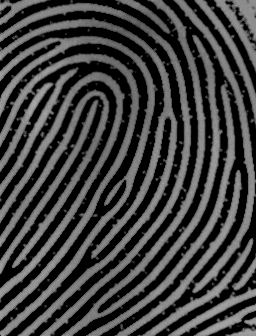
#> input picture FingerPrintMinutiae/Image/AFP.bmp, 256 x 336 px, found by its file name
$ python FPM.py   (older library calls are emulated)
#> lines starting #> are read from the running program, lines starting #| are printed output that depends on the picture; after the words box and inside, x2 and y2 are one past the last pixel; in counts of white or black regions, pixels touching at a corner belong together
### FingerPrintMinutiae/py/Minutiae_Cikarici.py
import cv2
import numpy as np
import skimage.morphology
from skimage.morphology import convex_hull_image, erosion
from skimage.morphology import square
import math

class MinutiaeFeature(object):
    def __init__(self, locX, locY, Orientation, Type):
        self.locX = locX;
        self.locY = locY;
        self.Orientation = Orientation;
        self.Type = Type;

class FingerprintFeatureExtractor(object):
    def __init__(self):
        self._mask = []
        self._skel = []
        self.minutiaeTerm = []
        self.minutiaeBif = []

    def __skeletonize(self, img):
        img = np.uint8(img > 128)
        self._skel = skimage.morphology.skeletonize(img)
        self._skel = np.uint8(self._skel) * 255
        self._mask = img * 255

    def __computeAngle(self, block, minutiaeType):
        angle = []
        (blkRows, blkCols) = np.shape(block);
        CenterX, CenterY = (blkRows - 1) / 2, (blkCols - 1) / 2
        if (minutiaeType.lower() == 'termination'):
            sumVal = 0;
            for i in range(blkRows):
                for j in range(blkCols):
                    if ((i == 0 or i == blkRows - 1 or j == 0 or j == blkCols - 1) and block[i][j] != 0):
                        angle.append(-math.degrees(math.atan2(i - CenterY, j - CenterX)))
                        sumVal += 1
                        if (sumVal > 1):
                            angle.append(float('nan'))
            return (angle)

        elif (minutiaeType.lower() == 'bifurcation'):
            (blkRows, blkCols) = np.shape(block);
            CenterX, CenterY = (blkRows - 1) / 2, (blkCols - 1) / 2
            angle = []
            sumVal = 0;
            for i in range(blkRows):
                for j in range(blkCols):
                    if ((i == 0 or i == blkRows - 1 or j == 0 or j == blkCols - 1) and block[i][j] != 0):
                        angle.append(-math.degrees(math.atan2(i - CenterY, j - CenterX)))
                        sumVal += 1
            if (sumVal != 3):
                angle.append(float('nan'))
            return (angle)

    def __getTerminationBifurcation(self):
        self._skel = self._skel == 255;
        (rows, cols) = self._skel.shape;
        self.minutiaeTerm = np.zeros(self._skel.shape);
        self.minutiaeBif = np.zeros(self._skel.shape);

        for i in range(1, rows - 1):
            for j in range(1, cols - 1):
                if (self._skel[i][j] == 1):
                    block = self._skel[i - 1:i + 2, j - 1:j + 2];
                    block_val = np.sum(block);
                    if (block_val == 2):
                        self.minutiaeTerm[i, j] = 1;
                    elif (block_val == 4):
                        self.minutiaeBif[i, j] = 1;

        self._mask = convex_hull_image(self._mask > 0)
        self._mask = erosion(self._mask, square(5))  # Structuing element for mask erosion = square(5)
        self.minutiaeTerm = np.uint8(self._mask) * self.minutiaeTerm

    def __removeSpuriousMinutiae(self, minutiaeList, img, thresh):
        img = img * 0;
        SpuriousMin = [];
        numPoints = len(minutiaeList);
        D = np.zeros((numPoints, numPoints))
        for i in range(1,numPoints):
            for j in range(0, i):
                (X1,Y1) = minutiaeList[i]['centroid']
                (X2,Y2) = minutiaeList[j]['centroid']

                dist = np.sqrt((X2-X1)**2 + (Y2-Y1)**2);
                D[i][j] = dist
                if(dist < thresh):
                    SpuriousMin.append(i)
                    SpuriousMin.append(j)

        SpuriousMin = np.unique(SpuriousMin)
        for i in range(0,numPoints):
            if(not i in SpuriousMin):
                (X,Y) = np.int16(minutiaeList[i]['centroid']);
                img[X,Y] = 1;

        img = np.uint8(img);
        return(img)

    def __cleanMinutiae(self, img):
        self.minutiaeTerm = skimage.measure.label(self.minutiaeTerm, connectivity=2);
        RP = skimage.measure.regionprops(self.minutiaeTerm)
        self.minutiaeTerm = self.__removeSpuriousMinutiae(RP, np.uint8(img), 10);

    def __performFeatureExtraction(self):
        FeaturesTerm = []
        self.minutiaeTerm = skimage.measure.label(self.minutiaeTerm, connectivity=2);
        RP = skimage.measure.regionprops(np.uint8(self.minutiaeTerm))

        WindowSize = 2  # --> For Termination, the block size must can be 3x3, or 5x5. Hence the window selected is 1 or 2
        FeaturesTerm = []
        for num, i in enumerate(RP):
            (row, col) = np.int16(np.round(i['Centroid']))
            block = self._skel[row - WindowSize:row + WindowSize + 1, col - WindowSize:col + WindowSize + 1]
            angle = self.__computeAngle(block, 'Termination')
            if(len(angle) == 1):
                FeaturesTerm.append(MinutiaeFeature(row, col, angle, 'Termination'))

        FeaturesBif = []
        self.minutiaeBif = skimage.measure.label(self.minutiaeBif, connectivity=2);
        RP = skimage.measure.regionprops(np.uint8(self.minutiaeBif))
        WindowSize = 1  # --> For Bifurcation, the block size must be 3x3. Hence the window selected is 1
        for i in RP:
            (row, col) = np.int16(np.round(i['Centroid']))
            block = self._skel[row - WindowSize:row + WindowSize + 1, col - WindowSize:col + WindowSize + 1]
            angle = self.__computeAngle(block, 'Bifurcation')
            if(len(angle) == 3):
                FeaturesBif.append(MinutiaeFeature(row, col, angle, 'Bifurcation'))
        return (FeaturesTerm, FeaturesBif)

    def extractMinutiaeFeatures(self, img):
        self.__skeletonize(img)

        self.__getTerminationBifurcation()

        self.__cleanMinutiae(img)

        FeaturesTerm, FeaturesBif = self.__performFeatureExtraction()
        return(FeaturesTerm, FeaturesBif)

    def showResults(self):
        BifLabel = skimage.measure.label(self.minutiaeBif, connectivity=2);
        TermLabel = skimage.measure.label(self.minutiaeTerm, connectivity=2);

        minutiaeBif = TermLabel * 0;
        minutiaeTerm = BifLabel * 0;

        (rows, cols) = self._skel.shape
        DispImg = np.zeros((rows, cols, 3), np.uint8)
        DispImg[:, :, 0] = 255*self._skel;
        DispImg[:, :, 1] = 255*self._skel;
        DispImg[:, :, 2] = 255*self._skel;

        RP = skimage.measure.regionprops(BifLabel)
        for idx, i in enumerate(RP):
            (row, col) = np.int16(np.round(i['Centroid']))
            minutiaeBif[row, col] = 1;
            (rr, cc) = skimage.draw.circle_perimeter(row, col, 3);
            skimage.draw.set_color(DispImg, (rr, cc), (255, 0, 0));

        RP = skimage.measure.regionprops(TermLabel)
        for idx, i in enumerate(RP):
            (row, col) = np.int16(np.round(i['Centroid']))
            minutiaeTerm[row, col] = 1;
            (rr, cc) = skimage.draw.circle_perimeter(row, col, 3);
            skimage.draw.set_color(DispImg, (rr, cc), (0, 0, 255));

        cv2.imshow('Minutiae', DispImg);
        cv2.imwrite("Minutiae.png",DispImg)
        cv2.waitKey(0)


def extract_minutiae_features(img, showResult=False):
    feature_extractor = FingerprintFeatureExtractor()
    FeaturesTerm, FeaturesBif = feature_extractor.extractMinutiaeFeatures(img)

    if(showResult):
        feature_extractor.showResults()

### FingerPrintMinutiae/py/FPM.py
import numpy as np
import cv2
from skimage.filters import threshold_otsu
import matplotlib.pyplot as plt
from skimage.morphology import skeletonize
from skimage.util import invert
import Minutiae_Cikarici
from Minutiae_Cikarici import extract_minutiae_features
import math

#Burada
img = cv2.imread("Image/AFP.bmp",0)
#> img is the input picture: shape (336, 256); min 0, max 171, mean 63.4


# [23 lines left out: function Mythresold, not called in this run]


thresh = 70

ret,th = cv2.threshold(img,thresh,255,cv2.THRESH_BINARY_INV)
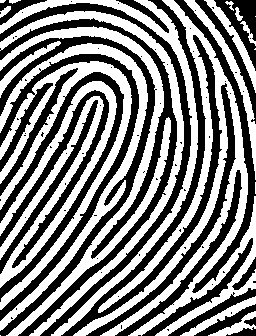
#> th: shape (336, 256); 51.3% white; 82 black regions (60 under 20 px), largest, box (x1, y1, x2, y2) and area: (61, 0, 222, 336) 5213, (0, 18, 177, 336) 4755, (0, 36, 157, 336) 4227
#> ret = 70

kernel = np.ones((3,3),np.uint8)

erosion = cv2.erode(th,kernel,iterations=1)
#> erosion: shape (336, 256); 32.3% white; 46 white regions (17 under 20 px), largest, box (x1, y1, x2, y2) and area: (122, 82, 256, 336) 3453, (0, 28, 163, 336) 3179, (99, 0, 227, 312) 2816
medyan = cv2.medianBlur(erosion,3)
#> medyan: shape (336, 256); 32.1% white; 56 white regions (6 under 20 px), largest, box (x1, y1, x2, y2) and area: (0, 28, 163, 336) 2732, (0, 44, 147, 329) 2367, (164, 0, 227, 248) 2320
dilation = cv2.dilate(medyan,kernel,iterations=1)
#> dilation: shape (336, 256); 50.1% white; 12 black regions (1 under 20 px), largest, box (x1, y1, x2, y2) and area: (0, 0, 256, 336) 20355, (0, 36, 156, 336) 12770, (0, 90, 109, 268) 2625
dilation = cv2.medianBlur(dilation,3)
#> dilation: shape (336, 256); 50.2% white; 16 black regions (1 under 20 px), largest, box (x1, y1, x2, y2) and area: (0, 36, 156, 336) 12758, (0, 2, 191, 336) 8655, (62, 0, 222, 336) 5293
dilation = dilation/255
skeleton = skeletonize(dilation)
#> skeleton: shape (336, 256) bool; 6% white in thin lines or dots
skeleton = invert(skeleton)
#> skeleton: shape (336, 256) bool; 94% white; black in thin lines or dots


fig, axes = plt.subplots(nrows=1, ncols=2, figsize=(8, 4),
                         sharex=True, sharey=True)

ax = axes.ravel()

ax[0].imshow(img, cmap=plt.cm.gray)
ax[0].axis('off')
ax[0].set_title('original', fontsize=20)

ax[1].imshow(skeleton, cmap=plt.cm.gray)
ax[1].axis('off')
ax[1].set_title('skeleton', fontsize=20)

fig.tight_layout()
plt.show()

ridge_terminations_kernel = [
    np.array([[-1, 1,-1],
              [-1, 1,-1],
              [-1,-1,-1]], dtype=np.int),

    np.array([[-1,-1,-1],
              [-1, 1, 1],
              [-1,-1,-1]], dtype=np.int),

    np.array([[-1,-1,-1],
              [-1, 1,-1],
              [-1, 1,-1]], dtype=np.int),

    np.array([[-1,-1,-1],
              [ 1, 1,-1],
              [-1,-1,-1]], dtype=np.int),

    np.array([[ 1,-1,-1],
              [-1, 1,-1],
              [-1,-1,-1]], dtype=np.int),

    np.array([[-1,-1, 1],
              [-1, 1,-1],
              [-1,-1,-1]], dtype=np.int),

    np.array([[-1,-1,-1],
              [-1, 1,-1],
              [-1,-1, 1]], dtype=np.int),

    np.array([[-1,-1,-1],
              [-1, 1,-1],
              [ 1,-1,-1]], dtype=np.int)]

ridge_bifurcations_kernel = [
    np.array([[-1,-1, 1],
              [ 1, 1,-1],
              [-1,-1, 1]], dtype=np.int),

    np.array([[-1, 1,-1],
              [-1, 1,-1],
              [ 1,-1, 1]], dtype=np.int),

    np.array([[ 1,-1,-1],
              [-1, 1, 1],
              [ 1,-1,-1]], dtype=np.int),

    np.array([[ 1,-1, 1],
              [-1, 1,-1],
              [-1, 1,-1]], dtype=np.int),

    np.array([[-1, 1,-1],
              [-1, 1, 1],
              [ 1,-1,-1]], dtype=np.int),

    np.array([[ 1,-1,-1],
              [-1, 1, 1],
              [-1, 1,-1]], dtype=np.int),

    np.array([[-1,-1, 1],
              [ 1, 1,-1],
              [-1, 1,-1]], dtype=np.int),

    np.array([[-1, 1,-1],
              [ 1, 1,-1],
              [-1,-1, 1]], dtype=np.int)]

# [60 lines left out: functions extract_ridge, manhattan_distance, euclidean_distance, get_minutiae_list, postprocessing_minutiae_list_same_type, postprocessing_minutiae_list_diff_type and 1 more, not called in this run]

# [9 lines of commented-out code are left out]


if __name__ == '__main__':
    img = cv2.imread('SSkeleton.png',0)
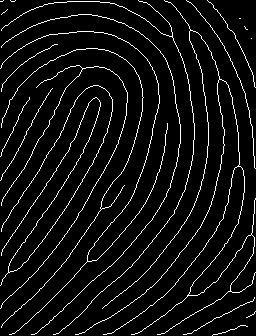
#> input picture FingerPrintMinutiae/Image/SSkeleton.png, 256 x 336 px, found by its file name
#> img: shape (336, 256); 6.1% white in thin lines or dots
    FeaturesTerminations, FeaturesBifurcations = Minutiae_Cikarici.extract_minutiae_features(img, showResult=True)
#> in __skeletonize, `img = np.uint8(img > 128)`: img: shape (336, 256); values 0 (black) and 1 (white), 6.1% white in thin lines or dots
#> after the loop in __getTerminationBifurcation, `for i in range(1, rows - 1):`: self.minutiaeBif: shape (336, 256) float64; values 0 (black) and 1 (white), 0.03% white in thin lines or dots, all inside (x1, y1, x2, y2) = (8, 29, 252, 297)
#> after the loop in __getTerminationBifurcation, `for i in range(1, rows - 1):`: self.minutiaeTerm: shape (336, 256) float64; values 0 (black) and 1 (white), 0.04% white in thin lines or dots
#> in __getTerminationBifurcation, `self._mask = convex_hull_image(self._mask > 0)`: self._mask: shape (336, 256) bool; 98.5% white; 4 black regions (1 under 20 px), largest, box (x1, y1, x2, y2) and area: (208, 0, 256, 81) 862, (215, 313, 256, 336) 289, (0, 318, 111, 336) 159
#> in __getTerminationBifurcation, `self._mask = erosion(self._mask, square(5))`:
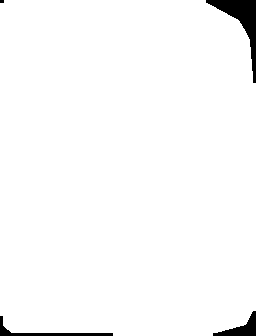
#> self._mask: shape (336, 256) bool; 97.7% white; 4 black regions (1 under 20 px), largest, box (x1, y1, x2, y2) and area: (206, 0, 256, 83) 1124, (213, 311, 256, 336) 421, (0, 316, 113, 336) 421
#> in __getTerminationBifurcation, `self.minutiaeTerm = np.uint8(self._mask) * self.minutiaeTerm`: self.minutiaeTerm: shape (336, 256) float64; values 0 (black) and 1 (white), 0.02% white in thin lines or dots
#> in __cleanMinutiae, `self.minutiaeTerm = skimage.measure.label(self.minutiaeTerm, connectiv..`: self.minutiaeTerm: shape (336, 256) int64; 22 distinct labels, from 0 to 21
#> in __cleanMinutiae, `RP = skimage.measure.regionprops(self.minutiaeTerm)`: RP = 21 regions; largest, box (x1, y1, x2, y2) and area: (7, 9, 8, 10) 1, (1, 14, 2, 15) 1, (1, 30, 2, 31) 1, (57, 44, 58, 45) 1, (1, 47, 2, 48) 1
#> in __removeSpuriousMinutiae, `img = img * 0;`: img: shape (336, 256); every value is 0
#> in __removeSpuriousMinutiae, `numPoints = len(minutiaeList);`: numPoints = 21
#> after the loop in __removeSpuriousMinutiae, `for i in range(1,numPoints):`:
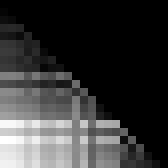
#> D: shape (21, 21) float64 (shown 8 times larger); min 0, max 389.9, mean 85.5; drawn with min black and max white
#> after the loop in __removeSpuriousMinutiae, `for i in range(1,numPoints):`: SpuriousMin = [1, 0]
#> in __removeSpuriousMinutiae, `SpuriousMin = np.unique(SpuriousMin)`: SpuriousMin = [0, 1]
#> the loop in __removeSpuriousMinutiae, `for i in range(0,numPoints):` made 21 passes
#> (X, Y) on passes 3 to 14: (30, 1), (44, 57), (47, 1), (87, 36), (88, 52), (91, 1), (97, 29), (123, 167), (127, 1), (185, 124), (205, 1), (231, 1)
#> in __performFeatureExtraction, `self.minutiaeTerm = skimage.measure.label(self.minutiaeTerm, connectiv..`: self.minutiaeTerm: shape (336, 256) int64; 20 distinct labels, from 0 to 19
#> in __performFeatureExtraction, `RP = skimage.measure.regionprops(np.uint8(self.minutiaeTerm))`: RP = 19 regions; largest, box (x1, y1, x2, y2) and area: (1, 30, 2, 31) 1, (57, 44, 58, 45) 1, (1, 47, 2, 48) 1, (36, 87, 37, 88) 1, (52, 88, 53, 89) 1
#> the loop in __performFeatureExtraction, `for num, i in enumerate(RP):` made 19 passes
#> (row, col) on passes 2, 4, 5, 7, 8, 10, 14, 15, 16, 17, 18, 19: (44, 57), (87, 36), (88, 52), (97, 29), (123, 167), (185, 124), (297, 254), (308, 102), (317, 246), (334, 131), (334, 157), (334, 183)
#> (row, col) on passes 1, 3, 6, 9, 11, 12: (30, 1), (47, 1), (91, 1), (127, 1), (205, 1), (231, 1)
#> after the loop in __performFeatureExtraction, `for num, i in enumerate(RP):`: FeaturesTerm = 12 items
#> in __performFeatureExtraction, `self.minutiaeBif = skimage.measure.label(self.minutiaeBif, connectivit..`: self.minutiaeBif: shape (336, 256) int64; 13 distinct labels, from 0 to 12
#> in __performFeatureExtraction, `RP = skimage.measure.regionprops(np.uint8(self.minutiaeBif))`: RP = 12 regions; largest, box (x1, y1, x2, y2) and area: (190, 29, 192, 31) 3, (172, 35, 173, 38) 3, (82, 68, 84, 70) 3, (219, 78, 221, 80) 3, (237, 166, 240, 167) 3
#> the loop in __performFeatureExtraction, `for i in RP:` made 12 passes
#> (row, col) on passes 1 to 12: (30, 190), (36, 172), (68, 82), (79, 219), (166, 238), (209, 101), (234, 251), (261, 87), (272, 8), (291, 230), (296, 187), (295, 189)
#> after the loop in __performFeatureExtraction, `for i in RP:`: FeaturesBif = 12 items
#> in showResults, `minutiaeBif = TermLabel * 0;`: minutiaeBif: shape (336, 256) int64; every value is 0
#> in showResults, `DispImg[:, :, 1] = 255*self._skel;`:
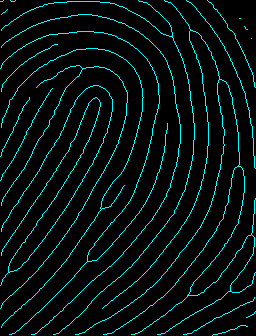
#> DispImg: shape (336, 256, 3); mean of channels 0, 1, 2 15.5, 15.5, 0; drawn as B, G, R
#> in showResults, DispImg is the input picture: shape (336, 256, 3); 6.1% white in thin lines or dots
#> the loop in showResults, `for idx, i in enumerate(RP):` made 12 passes
#> (row, col) on passes 1 to 12: (30, 190), (36, 172), (68, 82), (79, 219), (166, 238), (209, 101), (234, 251), (261, 87), (272, 8), (291, 230), (296, 187), (295, 189)
#> after the loop in showResults, `for idx, i in enumerate(RP):`:
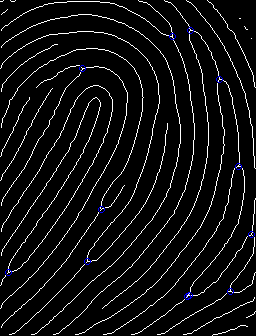
#> DispImg: shape (336, 256, 3); 0.22% of pixels changed, all inside (x1, y1, x2, y2) = (5, 27, 255, 300); drawn as B, G, R
#> after the loop in showResults, `for idx, i in enumerate(RP):`: minutiaeBif: shape (336, 256) int64; values 0 (black) and 1 (white), 0.01% white in thin lines or dots, all inside (x1, y1, x2, y2) = (8, 30, 252, 297)
#> in showResults, `RP = skimage.measure.regionprops(TermLabel)`: RP = 19 regions; largest, box (x1, y1, x2, y2) and area: (1, 30, 2, 31) 1, (57, 44, 58, 45) 1, (1, 47, 2, 48) 1, (36, 87, 37, 88) 1, (52, 88, 53, 89) 1
#> the loop in showResults, `for idx, i in enumerate(RP):` made 19 passes
#> after the loop in showResults, `for idx, i in enumerate(RP):`:
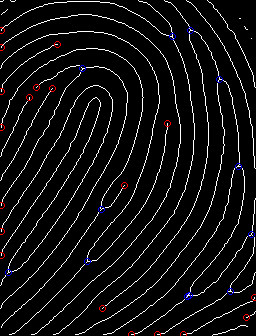
#> DispImg: shape (336, 256, 3); 0.29% of pixels changed, all inside (x1, y1, x2, y2) = (0, 27, 256, 336); drawn as B, G, R
#> (the run stopped early here; a loop or call above may not have finished)
